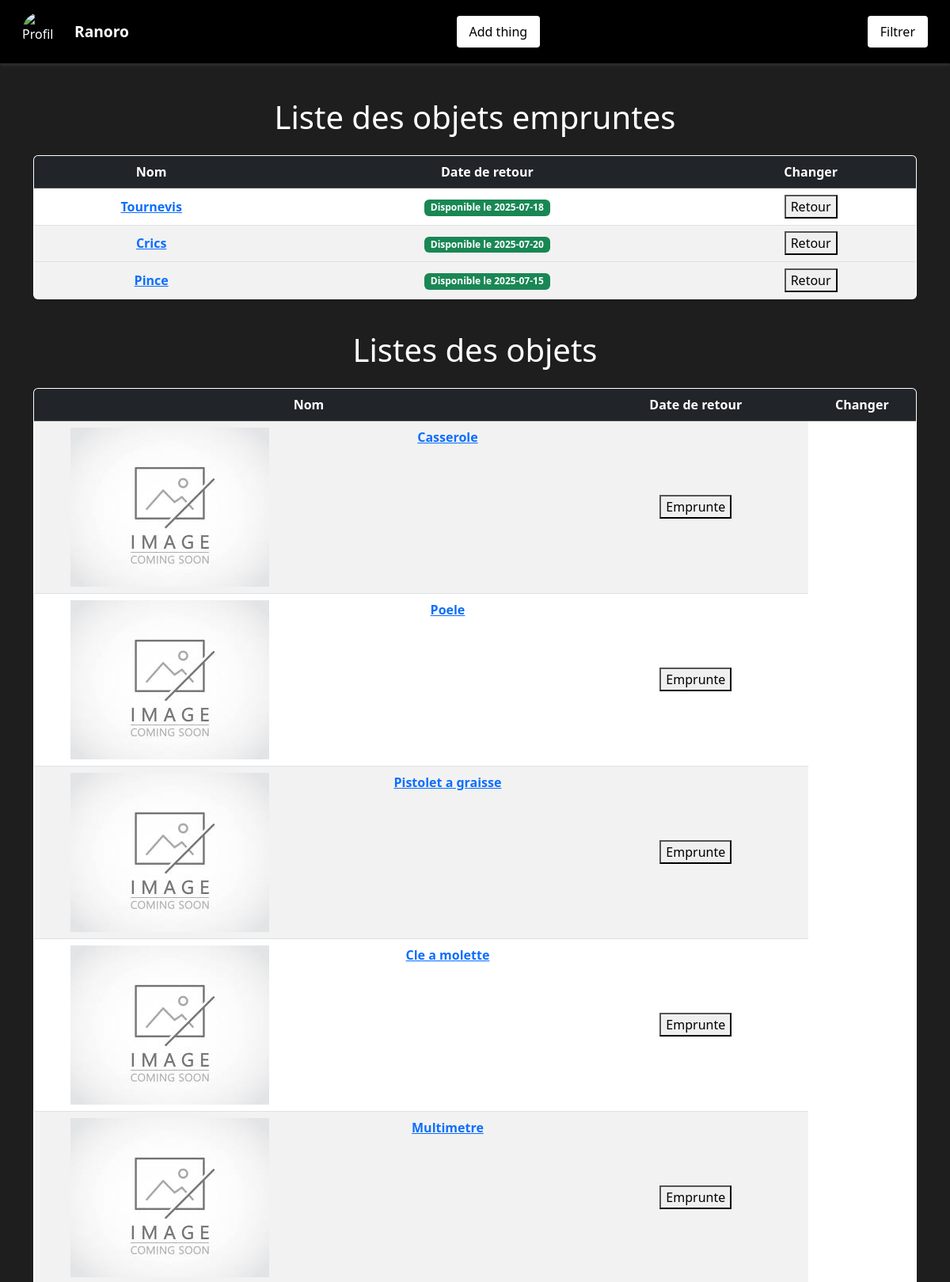
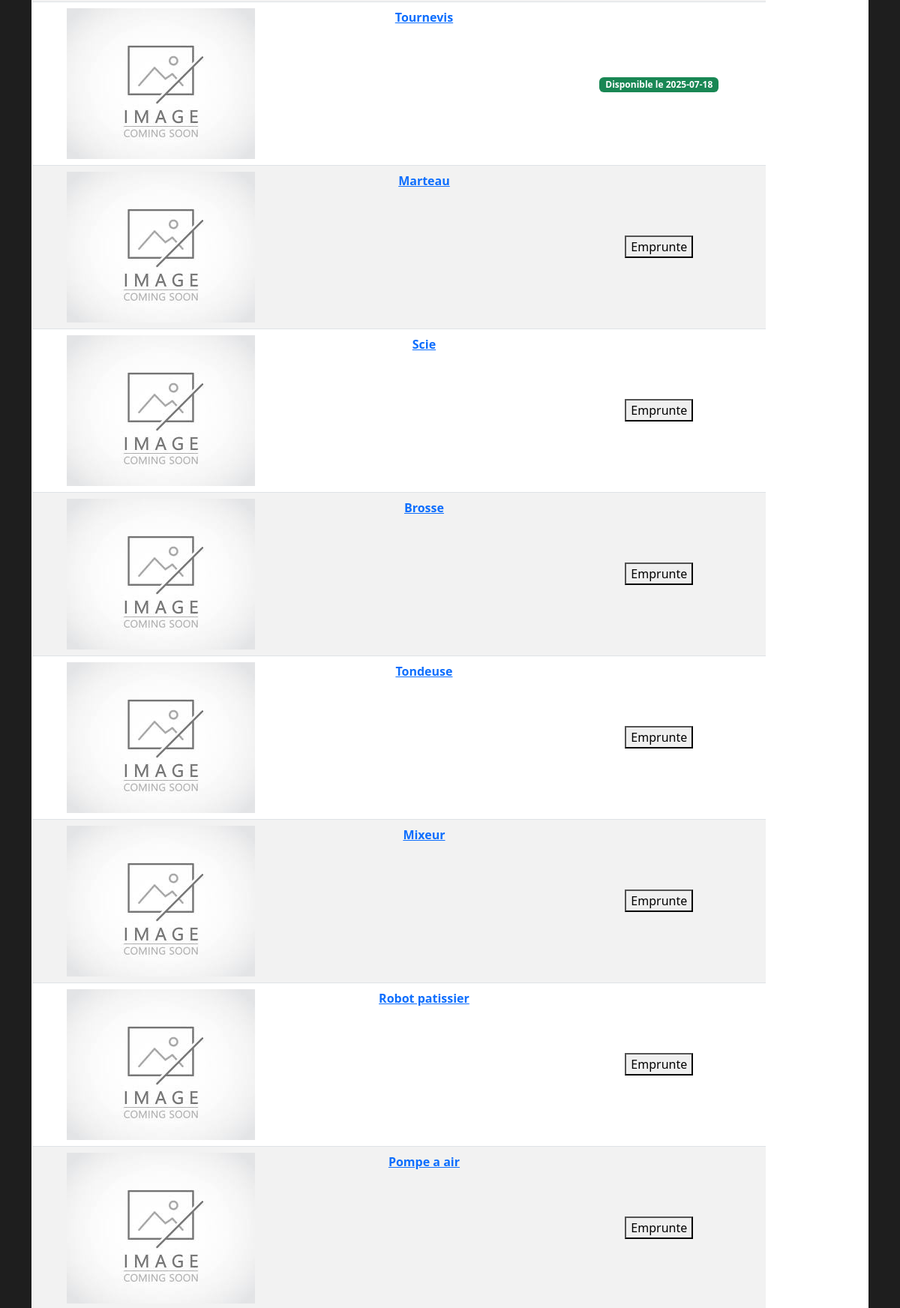
Page /pages/accueil.php (signed in, upper part) on the committed database (2 pictures, top to bottom).
### tables this page shows
create table emprunt_objet(
    id_objet INT AUTO_INCREMENT PRIMARY KEY,
    nom_objet VARCHAR(150),
    id_categorie INT,
    id_membre INT,
    etat VARCHAR(50)
);

### inc/connection.php (called while the page is built, shortened)
<?php
function dbconnect()
{
    static $connect = null;
    if ($connect === null) {
        $connect = mysqli_connect('localhost', 'root', '', 'emprunt');
        mysqli_set_charset($connect, 'utf8mb4');
    }
    return $connect;
}

### inc/function.php (called while the page is built, shortened)
<?php
require("connection.php");
function getListObject()
{
    $sql = "SELECT * FROM emprunt_objet ORDER BY id_objet DESC";
    $request = mysqli_query(dbconnect(), $sql);
    while($response = mysqli_fetch_assoc($request))
    {
        $result[] = $response;
    }
    if(!empty($result))
    {
        return $result;
    }
    return null;
}
function verifieSiEmprunte($id)
{
    $date = date('Y-m-d');
    $sql = "SELECT date_retour FROM emprunt_v_emprunt_objet WHERE id_objet = '%s' AND date_retour > '%s'";
    $sql = sprintf($sql, $id, $date);
    $request = mysqli_query(dbconnect(), $sql);
    if(mysqli_num_rows($request) > 0)
    {
        $response = mysqli_fetch_assoc($request);
        return $response['date_retour'];
    }
    return false;
}

### pages/accueil.php (the view, shortened to what this page needs)
<?php
require('../inc/function.php');
$parameters = ["Nom", "Date de retour", "Changer"];
$objets = getListObject();
?>
<!DOCTYPE html>
<html lang="en">
<head>
    <link rel="stylesheet" href="../assets/bootstrap/css/bootstrap.min.css" />
    <link rel="stylesheet" href="../assets/style/style-accueil.css">
</head>
<body>
    <header>
        <nav class="container-fluid d-flex justify-content-between align-items-center">
            <ul class="d-flex align-items-center mb-0">
                <img src="../assets/image/<?= $_SESSION['pdp']; ?>" alt="Profil">
                <li><?= $_SESSION['user_name']; ?></li>
            </ul>
            <ul>
                <a href="formulaire-objet.php"><button>Add thing</button></a>
            </ul>
            <a href="filtre.php"><button>Filtrer</button></a>
        </nav>
    </header>
    <main>
        <div class="container mt-4">
            <?php if(!empty($objets)) {?>
                <h1 class="text-center mb-4">Liste des objets empruntes</h1>
                <div class="table-responsive">
                    <table class="table table-hover table-striped border rounded overflow-hidden shadow-sm bg-white">
                        <thead class="table-dark text-center">
                            <tr>
                                <?php foreach ($parameters as $param) { ?>
                                    <th><?= $param; ?></th>
                                <?php } ?>
                            </tr>
                        </thead>
                        <tbody class="text-center align-middle">
                            <?php foreach ($objets as $o) { ?>
                                <tr>
                                    <?php $emprunt = verifieSiEmprunte($o['id_objet']); ?>
                                    <?php if($emprunt != false) {?>
                                    <td class="fw-semibold">
                                        <div class="row">
                                            <div class="col">
                                                <a href="affichage.php?id=<?= $o['id_objet']; ?>&name=<?= $o['nom_objet']; ?>&categorie=<?= $o['id_categorie']; ?>">
                                                    <?= $o['nom_objet']; ?>
                                                </a>
                                            </div>
                                        </div>
                                    </td>
                                    <td class="fw-semibold">
                                        <div class="row">
                                            <div class="col">
                                            <span class="badge bg-success">Disponible le <?= $emprunt; ?></span>
                                            </div>
                                        </div>
                                    </td>
                                    <td>
                                        <button>Retour</button>
                                    </td>
                                    <?php }?>
                                </tr>
                            <?php } ?>
                        </tbody>
                    </table>
                </div>
                <?php }?>
        </div>
        <div class="container mt-4">
            <?php if (!empty($objets)) { ?>
                <h1 class="text-center mb-4">Listes des objets</h1>
                <div class="table-responsive">
                    <table class="table table-hover table-striped border rounded overflow-hidden shadow-sm bg-white">
                        <thead class="table-dark text-center">
                            <tr>
                                <?php foreach ($parameters as $param) { ?>
                                    <th><?= $param; ?></th>
                                <?php } ?>
                            </tr>
                        </thead>
                        <tbody class="text-center align-middle">
                            <?php foreach ($objets as $o) { ?>
                                <tr>
                                    <td class="fw-semibold">
                                        <div class="row">
                                            <div class="col">
                                                <?php $photo = getImageObjet($o['id_objet']);?>
                                                <?php if (empty($photo)) { ?>
                                                    <img src="../assets/image/default.png" alt="">
                                                <?php } else { ?>
                                                    <img src="../assets/image/<?= $photo; ?>" alt="">
                                                <?php } ?>
                                            </div>
                                            <div class="col">
                                                <a href="affichage.php?id=<?= $o['id_objet']; ?>&name=<?= $o['nom_objet']; ?>&categorie=<?= $o['id_categorie']; ?>">
                                                    <?= $o['nom_objet']; ?>
                                                </a>
                                            </div>
                                        </div>
                                    </td>
                                    <?php $emprunt = verifieSiEmprunte($o['id_objet']); ?>
                                    <td>
                                        <?php if($emprunt != false) {?>
                                            <span class="badge bg-success">Disponible le <?= $emprunt; ?></span>
                                        <?php }else{?>
                                            <a href="emprunt.php?idObjet=<?= $o['id_objet']; ?>&idMembre=<?= $_SESSION['user_id']; ?>"><span class='text-muted fst-italic'><button>Emprunte</button></span></a>
                                        <?php }?>
                                    </td>
                                </tr>
                            <?php } ?>
                        </tbody>
                    </table>
                </div>
            <?php } ?>
        </div>
    </main>
</body>
</html>

### assets/style/style-accueil.css (style rules this page uses)
body { background-color: #1e1e1e; color: #f8f9fa; padding-top: 100px; }
header { background-color: #000; color: white; position: fixed; top: 0; left: 0; right: 0; z-index: 1030; height: 80px; display: flex; align-items: center; padding: 0 1rem; box-shadow: 0 2px 5px rgba(255, 255, 255, 0.1); }
header nav ul { list-style: none; display: flex; align-items: center; margin: 0; padding: 0; }
header nav ul img { width: 50px; height: 50px; border-radius: 50%; object-fit: cover; margin-right: 1rem; }
header nav ul li { font-weight: bold; font-size: 1.2rem; }
header nav a button { margin-left: auto; background-color: white; color: black; border: none; padding: 8px 16px; border-radius: 4px; }
table { width: 100%; color: #000; background-color: white; }
thead { background-color: #f0f0f0; }
tbody tr:nth-child(even) { background-color: #f9f9f9; }
h1 { color: white; }

### rows in the picture
emprunt_objet: nom_objet "Tournevis", emprunt "2025-07-18"
emprunt_objet: nom_objet "Crics", emprunt "2025-07-20"
emprunt_objet: nom_objet "Pince", emprunt "2025-07-15"
emprunt_objet: nom_objet "Casserole"
emprunt_objet: nom_objet "Poele"
emprunt_objet: nom_objet "Pistolet a graisse"
emprunt_objet: nom_objet "Cle a molette"
emprunt_objet: nom_objet "Multimetre"
emprunt_objet: nom_objet "Marteau"
emprunt_objet: nom_objet "Scie"
emprunt_objet: nom_objet "Brosse"
emprunt_objet: nom_objet "Tondeuse"
emprunt_objet: nom_objet "Mixeur"
emprunt_objet: nom_objet "Robot patissier"
emprunt_objet: nom_objet "Pompe a air"

### other values in the picture
$_SESSION['user_name'] "Ranoro"
$param "Nom"
$param "Date de retour"
$param "Changer"
